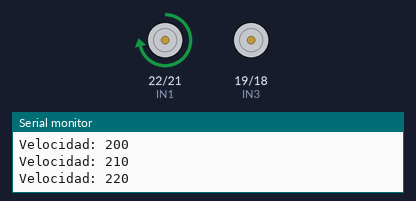
Simulated run of this sketch. Board: ESP32. On the bench: motor-driver pin pairs drawn as motors (green arrow = first pin HIGH = forward, orange = second pin HIGH = backward, longer = more drive, scaled by the enable pin), the last lines printed to the serial monitor.

Above: at 3.0 s.
At 16.01 s:
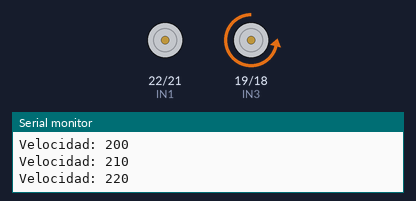
At 25.1 s:
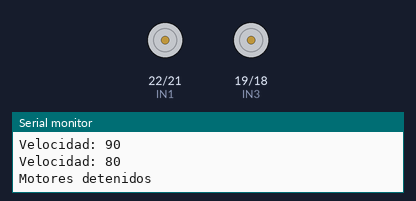
At 37.02 s:
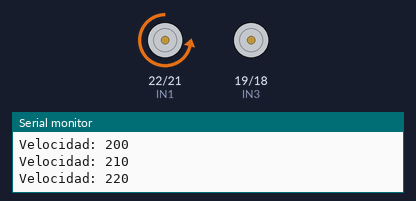
Timing chart, 0 to 40.0 s (numbered marks = the images above):
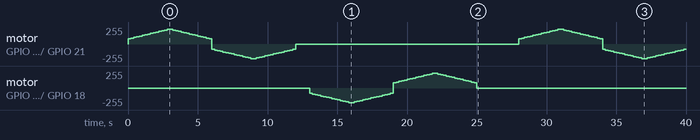

Measured:
- by itself, motor on GPIO 19 (IN3) / GPIO 18 (IN4): stopped → backward 80/255 at 13.0 s, → backward 90/255 0.20 s later, → backward 100/255 0.20 s later, → backward 110/255 0.20 s later, … (59 changes in this stretch)

The sketch:

test2.ino
```cpp
// Pines del L298N - Configuración intercambiada
const int IN1 = 22;  // Control motor físico izquierdo
const int IN2 = 21;
const int IN3 = 19;  // Control motor físico derecho
const int IN4 = 18;
const int enA = 5;   // PWM motor izquierdo
const int enB = 23;  // PWM motor derecho

// Configuración PWM
const int freq = 5000;
const int resolution = 8;
const int minSpeed = 80;   // Velocidad mínima para movimiento
const int maxSpeed = 220;  // Velocidad máxima recomendada
const int incremento = 10; // Paso de incremento de velocidad
const int delayIncremento = 200; // ms entre incrementos

void setup() {
  Serial.begin(115200);
  Serial.println("Prueba con control gradual de velocidad");

  // Configurar pines
  pinMode(IN1, OUTPUT);
  pinMode(IN2, OUTPUT);
  pinMode(IN3, OUTPUT);
  pinMode(IN4, OUTPUT);

  // Configurar PWM
  ledcAttach(enA, freq, resolution);
  ledcAttach(enB, freq, resolution);

  stopAllMotors();
}

void loop() {
  testLeftWheelWithRamp();
  testRightWheelWithRamp();
  delay(2000);
}

// Prueba con aceleración gradual para motor izquierdo
void testLeftWheelWithRamp() {
  // Adelante con aceleración
  Serial.println("Motor izquierdo: Acelerando adelante");
  digitalWrite(IN1, HIGH);
  digitalWrite(IN2, LOW);
  accelerateMotor(enA, minSpeed, maxSpeed);

  // Decelerar
  decelerateMotor(enA, maxSpeed, minSpeed);

  // Atrás con aceleración
  Serial.println("Motor izquierdo: Acelerando atrás");
  digitalWrite(IN1, LOW);
  digitalWrite(IN2, HIGH);
  accelerateMotor(enA, minSpeed, maxSpeed);

  // Decelerar
  decelerateMotor(enA, maxSpeed, minSpeed);

  stopAllMotors();
  delay(1000);
}

// Prueba con aceleración gradual para motor derecho
void testRightWheelWithRamp() {
  // Adelante con aceleración
  Serial.println("Motor derecho: Acelerando adelante");
  digitalWrite(IN3, LOW);
  digitalWrite(IN4, HIGH);
  accelerateMotor(enB, minSpeed, maxSpeed);

  // Decelerar
  decelerateMotor(enB, maxSpeed, minSpeed);

  // Atrás con aceleración
  Serial.println("Motor derecho: Acelerando atrás");
  digitalWrite(IN3, HIGH);
  digitalWrite(IN4, LOW);
  accelerateMotor(enB, minSpeed, maxSpeed);

  // Decelerar
  decelerateMotor(enB, maxSpeed, minSpeed);

  stopAllMotors();
  delay(1000);
}

// Función para aceleración gradual
void accelerateMotor(int motorPin, int startSpeed, int endSpeed) {
  for(int speed = startSpeed; speed <= endSpeed; speed += incremento) {
    ledcWrite(motorPin, speed);
    Serial.print("Velocidad: ");
    Serial.println(speed);
    delay(delayIncremento);
  }
}

// Función para desaceleración gradual
void decelerateMotor(int motorPin, int startSpeed, int endSpeed) {
  for(int speed = startSpeed; speed >= endSpeed; speed -= incremento) {
    ledcWrite(motorPin, speed);
    Serial.print("Velocidad: ");
    Serial.println(speed);
    delay(delayIncremento);
  }
}

void stopAllMotors() {
  digitalWrite(IN1, LOW);
  digitalWrite(IN2, LOW);
  digitalWrite(IN3, LOW);
  digitalWrite(IN4, LOW);
  ledcWrite(enA, 0);
  ledcWrite(enB, 0);
  Serial.println("Motores detenidos");
}
```
